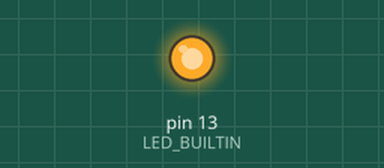
Recording of a sketch running on a simulated Arduino Uno, built with avr-gcc and run on an emulated ATmega328P. Shown: output pins drawn as LEDs (lit = HIGH).

Above: at 1.5 s.
At 54.5 s:
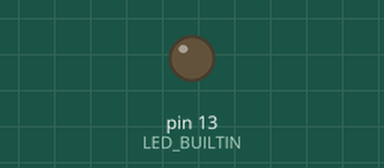
Timing chart, 0 to 57.2 s (numbered marks = the images above):
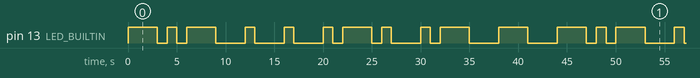

The sketch:

morseCode.ino
```cpp
void setup() {
  // put your setup code here, to run once:
  // initialize digital pin LED_BUILTIN as an output.
  pinMode(LED_BUILTIN, OUTPUT);
}

void loop() {
  // put your main code here, to run repeatedly:
  //for K
  dash();
  dot();
  dash();
  delay(2000);// 1 sec is delayed in the function created
  //for E
  dot();
  delay(2000);
  //for E
  dot();
  delay(2000);
  //for R
  dot();
  dash();
  dot();
  delay(2000);
  //for A
  dot();
  dash();
  delay(2000);
  //for T
  dash();
  delay(2000);
}
void dash(){
  digitalWrite(LED_BUILTIN, HIGH);   // turn the LED on (HIGH is the voltage level)
  delay(3000);                       // wait for 3 seconds
  digitalWrite(LED_BUILTIN, LOW);    // turn the LED off by making the voltage LOW
  delay(1000);
}

void dot(){
  digitalWrite(LED_BUILTIN, HIGH);    // turn the LED off by making the voltage LOW
  delay(1000);
  digitalWrite(LED_BUILTIN, LOW);   // turn the LED on (HIGH is the voltage level)
  delay(1000);
}
```

Measured:
- by itself, pin 13 (LED_BUILTIN): moves between LOW and HIGH, repeating every 44.0 s
- by itself, everything shown: repeats every 44.0 s, in 22 steps
